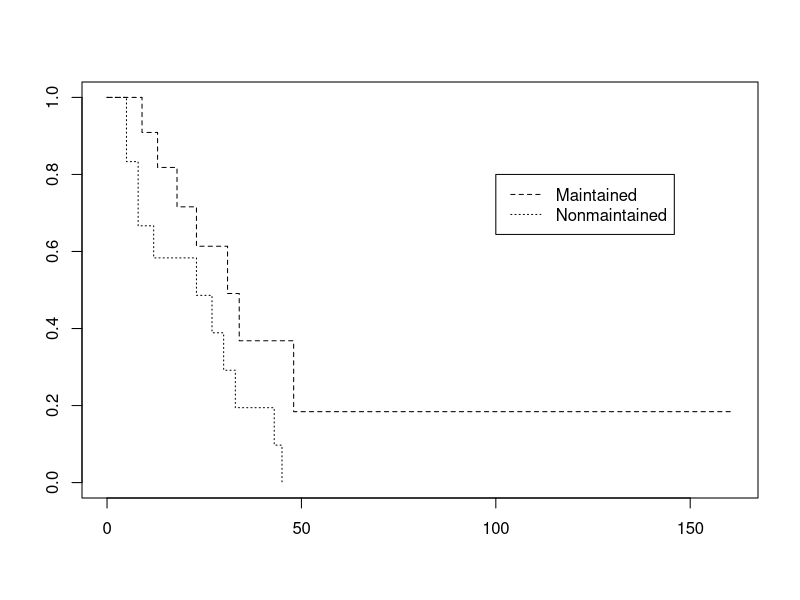
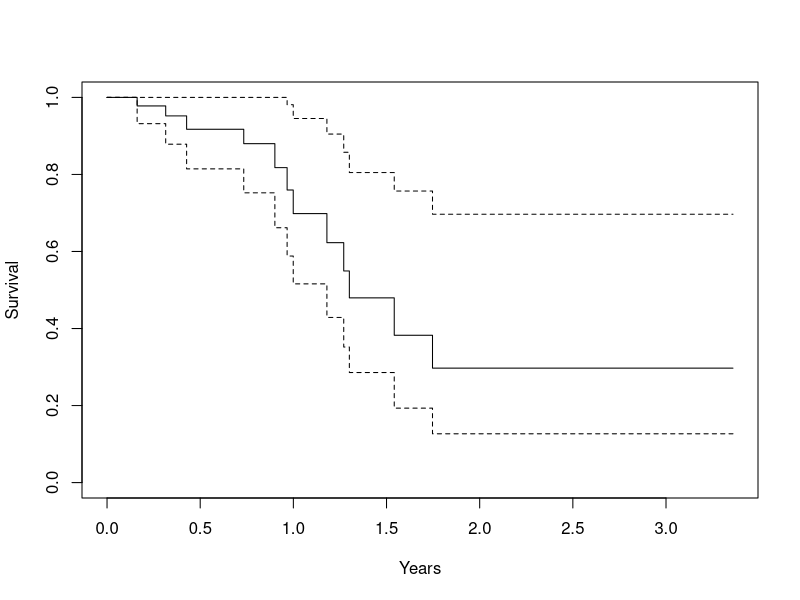
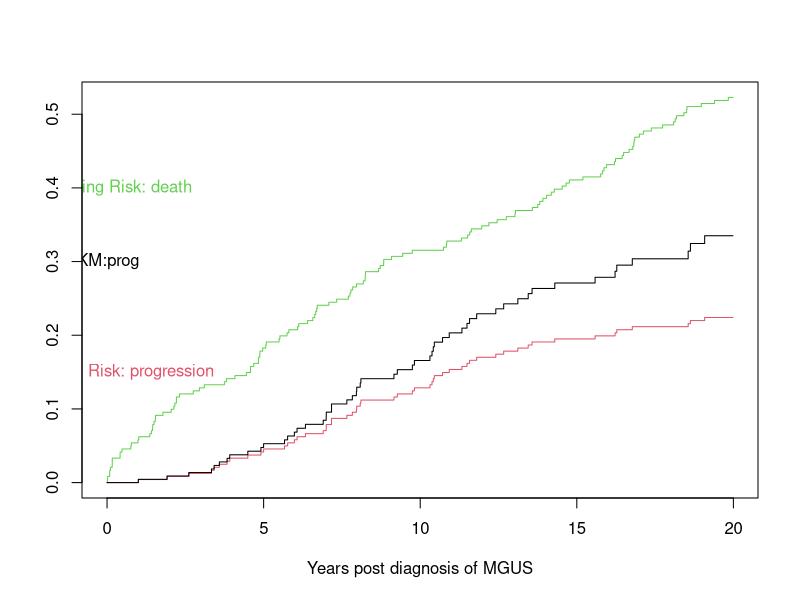

Here is the R script that generated these plots, in order:
library(survival)


### Name: survfit.coxph
### Title: Compute a Survival Curve from a Cox model
### Aliases: survfit.coxph
### Keywords: survival

### ** Examples

#fit a Kaplan-Meier and plot it 
fit <- survfit(Surv(time, status) ~ x, data = aml) 
plot(fit, lty = 2:3) 
legend(100, .8, c("Maintained", "Nonmaintained"), lty = 2:3) 

#fit a Cox proportional hazards model and plot the  
#predicted survival for a 60 year old 
fit <- coxph(Surv(futime, fustat) ~ age, data = ovarian) 
plot(survfit(fit, newdata=data.frame(age=60)),
     xscale=365.25, xlab = "Years", ylab="Survival") 

# Here is the data set from Turnbull
#  There are no interval censored subjects, only left-censored (status=3),
#  right-censored (status 0) and observed events (status 1)
#
#                             Time
#                         1    2   3   4
# Type of observation
#           death        12    6   2   3
#          losses         3    2   0   3
#      late entry         2    4   2   5
#
tdata <- data.frame(time  =c(1,1,1,2,2,2,3,3,3,4,4,4),
                    status=rep(c(1,0,2),4),
                    n     =c(12,3,2,6,2,4,2,0,2,3,3,5))
fit  <- survfit(Surv(time, time, status, type='interval') ~1, 
              data=tdata, weight=n)

#
# Time to progression/death for patients with monoclonal gammopathy
#  Competing risk curves (cumulative incidence)
fit1 <- survfit(Surv(stop, event=='pcm') ~1, data=mgus1,
                    subset=(start==0))
fit2 <- survfit(Surv(stop, status) ~1, data=mgus1,
                    subset=(start==0), etype=event) #competing risks
# CI curves are always plotted from 0 upwards, rather than 1 down
plot(fit2, fun='event', xscale=365.25, xmax=7300, mark.time=FALSE,
            col=2:3, xlab="Years post diagnosis of MGUS")
lines(fit1, fun='event', xscale=365.25, xmax=7300, mark.time=FALSE,
            conf.int=FALSE)
text(10, .4, "Competing Risk: death", col=3)
text(16, .15,"Competing Risk: progression", col=2)
text(15, .30,"KM:prog")
